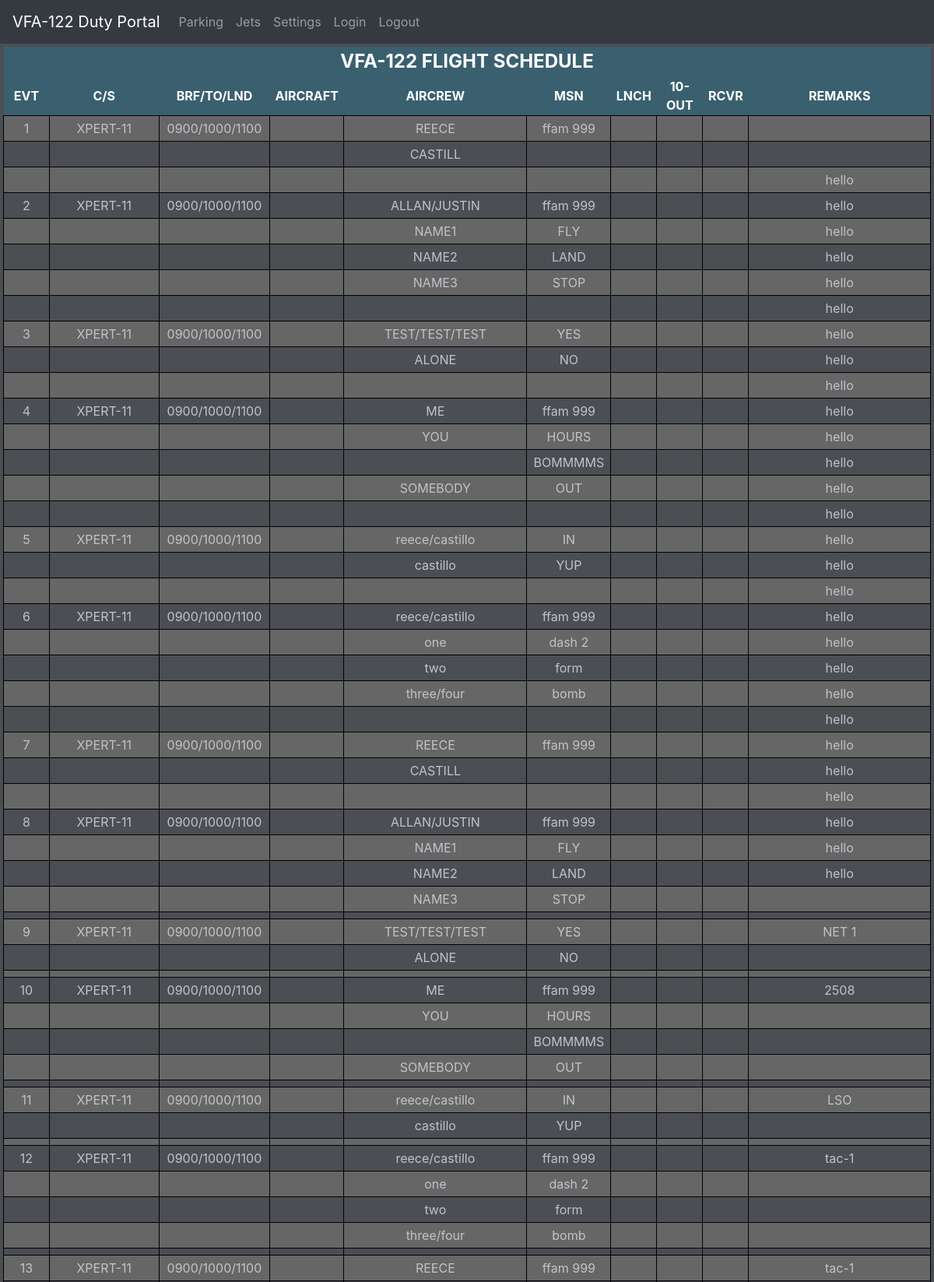
The app's page /schedule (upper part) with its own data.
### app.py (models this page shows)
class Sked(db.Model):
    __tablename__='sked'
    id = db.Column(db.Integer, primary_key=True)
    evt = db.Column(db.Integer, nullable=True)
    callsign = db.Column(db.String(64), nullable=True)
    times = db.Column(db.String(64), nullable=True)
    aircraft = db.Column(db.String(64), nullable=True)
    aircrew = db.Column(db.String(64), nullable=True)
    mission = db.Column(db.String(64), nullable=True)
    launch = db.Column(db.String(64), nullable=True)
    out = db.Column(db.String(64), nullable=True)
    recover = db.Column(db.String(64), nullable=True)
    remarks = db.Column(db.String(512), nullable=True)

### app.py (the view)
@app.route('/schedule')
def schedule():
    return render_template('schedule.html',sked=get_sked(), settings=settings)

### app.py (called while the page is built)
def get_sked ():
    sked_list = Sked.query.order_by(Sked.id).all()
    return sked_list

### templates/schedule.html (shortened to what this page needs)
<!DOCTYPE html>
<html>
<link rel="stylesheet" href="static/style3.css">
{% extends "base2.html" %}
{% block content %}
</head>
<table id="skedtable" spellcheck="false" contenteditable>
  <tr>
      <th colspan="10" style="font-size: 150%">VFA-122 FLIGHT SCHEDULE</th>
  </tr>
  <tr>
      <th class="eevent">EVT</th>
      <th class="ccallsign">C/S</th>
      <th class="ttimes">BRF/TO/LND</th>
      <th class="aaircraft">AIRCRAFT</th>
      <th class="aaircrew">AIRCREW</th>
      <th class="mmission">MSN</th>
      <th class="llaunch">LNCH</th>
      <th class="oout">10-OUT</th>
      <th class="rrecover">RCVR</th>
      <th class="rremarks">REMARKS</th>
  </tr>
    {% for line in sked %}
    <tr>
        <td>{{line.evt}}</td>
        <td>{{line.callsign}}</td>
        <td>{{line.times}}</td>
        <td>{{line.aircraft}}</td>
        <td>{{line.aircrew}}</td>
        <td>{{line.mission}}</td>
        <td>{{line.launch}}</td>
        <td>{{line.out}}</td>
        <td>{{line.recover}}</td>
        <td>{{line.remarks}}</td>
    </tr>
    {% endfor %}
</table>
{% endblock %}

### static/style3.css (style rules this page uses)
table { border-collapse: collapse; table-layout: fixed; text-align: center; }
table th { word-wrap: break-word; text-align: center; background-color: #3a6070; color: #FFF; padding: 1px 1px 1px 1px; }
th.eevent, th.llaunch, th.oout, th.rrecover { width: 5%; }
th.ccallsign, th.ttimes { width: 12%; }
th.aaircraft, th.mmission { width:8%; }
th.aaircrew, th.rremarks { width: 20%; }
table td { border: 1px solid #000000; padding: 4px 8px; }
table tr:nth-child(odd) td { background-color: #666666; }

### static/style.css (style rules this page uses)
body { background-color: #4B4E53; color: #C0C3CA; width: 100vw; margin: 0; padding: 0; }

### records on screen
Sked: evt "1", callsign "XPERT-11", times "0900/1000/1100", aircrew "REECE", mission "ffam 999"
Sked: aircrew "CASTILL"
Sked: remarks "hello"
Sked: evt "2", callsign "XPERT-11", times "0900/1000/1100", aircrew "ALLAN/JUSTIN", mission "ffam 999", remarks "hello"
Sked: aircrew "NAME1", mission "FLY", remarks "hello"
Sked: aircrew "NAME2", mission "LAND", remarks "hello"
Sked: aircrew "NAME3", mission "STOP", remarks "hello"
Sked: remarks "hello"
Sked: evt "3", callsign "XPERT-11", times "0900/1000/1100", aircrew "TEST/TEST/TEST", mission "YES", remarks "hello"
Sked: aircrew "ALONE", mission "NO", remarks "hello"
Sked: remarks "hello"
Sked: evt "4", callsign "XPERT-11", times "0900/1000/1100", aircrew "ME", mission "ffam 999", remarks "hello"
Sked: aircrew "YOU", mission "HOURS", remarks "hello"
Sked: mission "BOMMMMS", remarks "hello"
Sked: aircrew "SOMEBODY", mission "OUT", remarks "hello"
Sked: remarks "hello"
Sked: evt "5", callsign "XPERT-11", times "0900/1000/1100", aircrew "reece/castillo", mission "IN", remarks "hello"
Sked: aircrew "castillo", mission "YUP", remarks "hello"
Sked: remarks "hello"
Sked: evt "6", callsign "XPERT-11", times "0900/1000/1100", aircrew "reece/castillo", mission "ffam 999", remarks "hello"
Sked: aircrew "one", mission "dash 2", remarks "hello"
Sked: aircrew "two", mission "form", remarks "hello"
Sked: aircrew "three/four", mission "bomb", remarks "hello"
Sked: remarks "hello"
Sked: evt "7", callsign "XPERT-11", times "0900/1000/1100", aircrew "REECE", mission "ffam 999", remarks "hello"
Sked: aircrew "CASTILL", remarks "hello"
Sked: remarks "hello"
Sked: evt "8", callsign "XPERT-11", times "0900/1000/1100", aircrew "ALLAN/JUSTIN", mission "ffam 999", remarks "hello"
Sked: aircrew "NAME1", mission "FLY", remarks "hello"
Sked: aircrew "NAME2", mission "LAND", remarks "hello"
Sked: aircrew "NAME3", mission "STOP"
Sked: evt "9", callsign "XPERT-11", times "0900/1000/1100", aircrew "TEST/TEST/TEST", mission "YES", remarks "NET 1"
Sked: aircrew "ALONE", mission "NO"
Sked: evt "10", callsign "XPERT-11", times "0900/1000/1100", aircrew "ME", mission "ffam 999", remarks "2508"
Sked: aircrew "YOU", mission "HOURS"
Sked: mission "BOMMMMS"
Sked: aircrew "SOMEBODY", mission "OUT"
Sked: evt "11", callsign "XPERT-11", times "0900/1000/1100", aircrew "reece/castillo", mission "IN", remarks "LSO"
Sked: aircrew "castillo", mission "YUP"
Sked: evt "12", callsign "XPERT-11", times "0900/1000/1100", aircrew "reece/castillo", mission "ffam 999", remarks "tac-1"
Sked: aircrew "one", mission "dash 2"
Sked: aircrew "two", mission "form"
Sked: aircrew "three/four", mission "bomb"
Sked: evt "13", callsign "XPERT-11", times "0900/1000/1100", aircrew "REECE", mission "ffam 999", remarks "tac-1"
